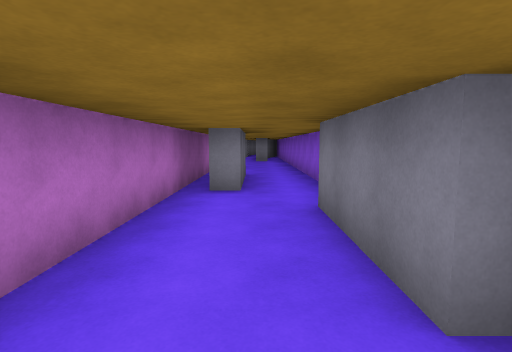
View 1 (above)

12 first-person views from a walk through a 3-D level made in the Unity game engine. The camera is 1.5 m above the floor, tilts 6° down and sees 80° across. The floor is counted in squares, 2 m on a side. Each view is taken from the middle of a square. On the plan, view 1 faces up. The plan holds only what a view shows up to about 10 squares ahead; the rest is blank. The place goes on beyond the plan. The player is left out.

View 2
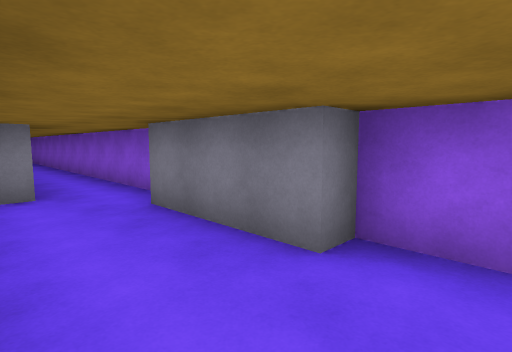

View 3
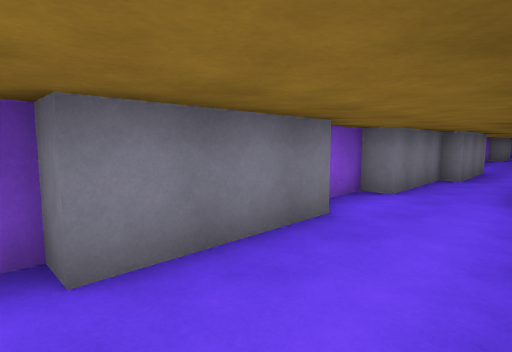

View 4
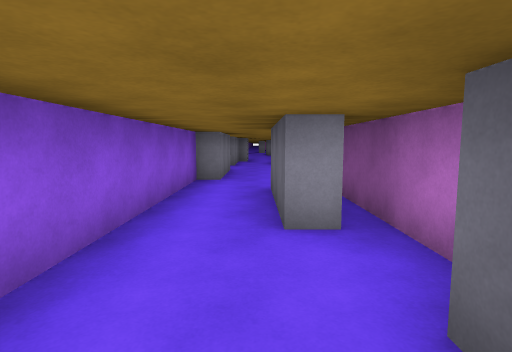

View 5
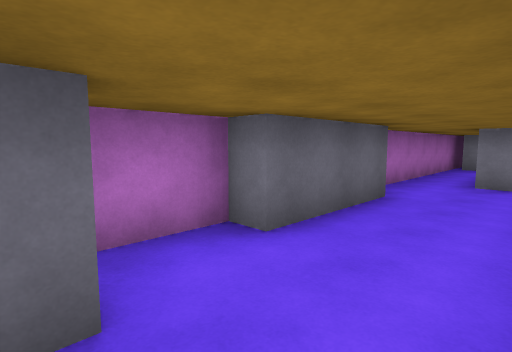

View 6
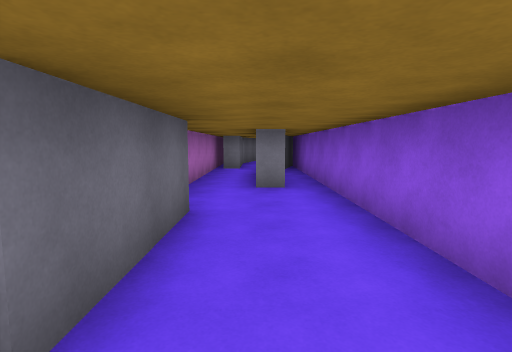

View 7
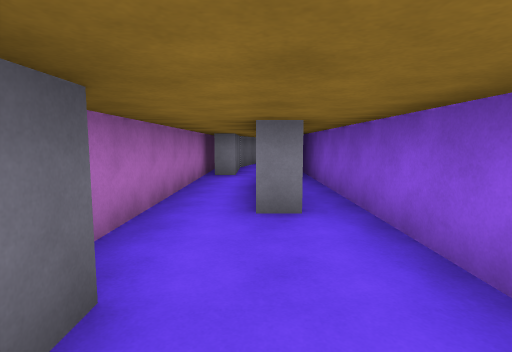

View 8
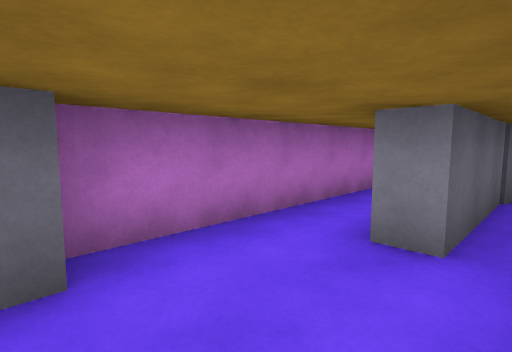

View 9
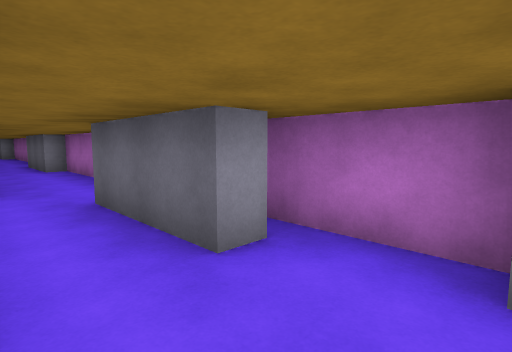

View 10
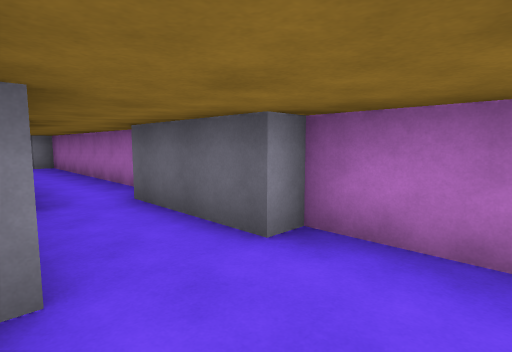

View 11
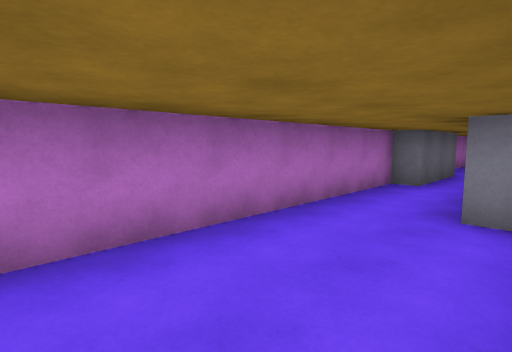

View 12
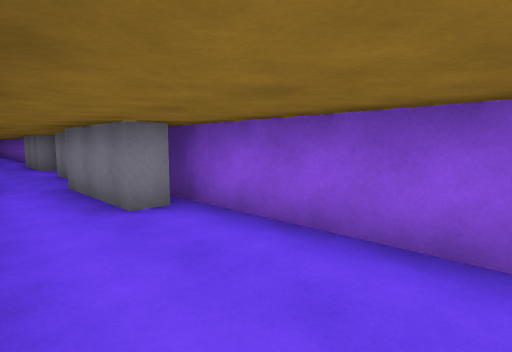

### Floor plan
Points are (right, up) in squares from view 1. A wall is a line through its corners. A room is listed if a view was taken in it or the views show most of it. See-through windows are left out.
Room 1 (views 1, 2, 3, 5, 10)
walls: (0.8, -0.6) (1.3, -0.6) (1.3, 1.1) (0.8, 1.1) (0.8, 3.6) (1.3, 3.6) (1.3, 7.6); (-0.9, 7.4) (-0.3, 7.4) (-0.3, 4.9) (-0.8, 4.9); (-0.7, 8.9) (-1.2, 8.9) (-1.2, -0.6) (-0.7, -0.6)
ways out: opening at (0, 7.5) to room 2; opening at (0, -1) to room 3
Room 2 (views 4, 6, 7, 8, 9)
walls: (-0.7, 11.5) (-0.7, 8.9); (0.5, 15.8) (0.5, 13.3) (0, 13.3); (1.3, 7.6) (1.3, 16.5); (-1.2, 16.5) (-1.2, 11.4)
ways out: opening at (0, 7.5) to room 1
Room 3 (views 11, 12)
walls: (1, -5.6) (0.4, -5.6) (0.4, -3.1) (0.8, -3.1) (0.8, -0.6); (1.3, -8.9) (1.3, -4.9); (-0.7, -0.6) (-0.7, -3.1) (-1.2, -3.1) (-1.2, -9.5)
ways out: opening at (0, -1) to room 1

Where each view was taken, in squares from view 1:
view 1: 0 up, 0 right, facing up
view 2: 0 up, 1 left, facing up-right
view 3: 4 up, 1 left, facing down-right
view 4: 10 up, 0 right, facing down
view 5: 7 up, 1 right, facing up-left
view 6: 8 up, 0 right, facing up
view 7: 10 up, 0 right, facing up
view 8: 11 up, 1 right, facing up-left
view 9: 9 up, 1 right, facing down-left
view 10: 1 up, 1 right, facing down-left
view 11: 9 down, 1 right, facing up-left
view 12: 9 down, 1 left, facing up-right
